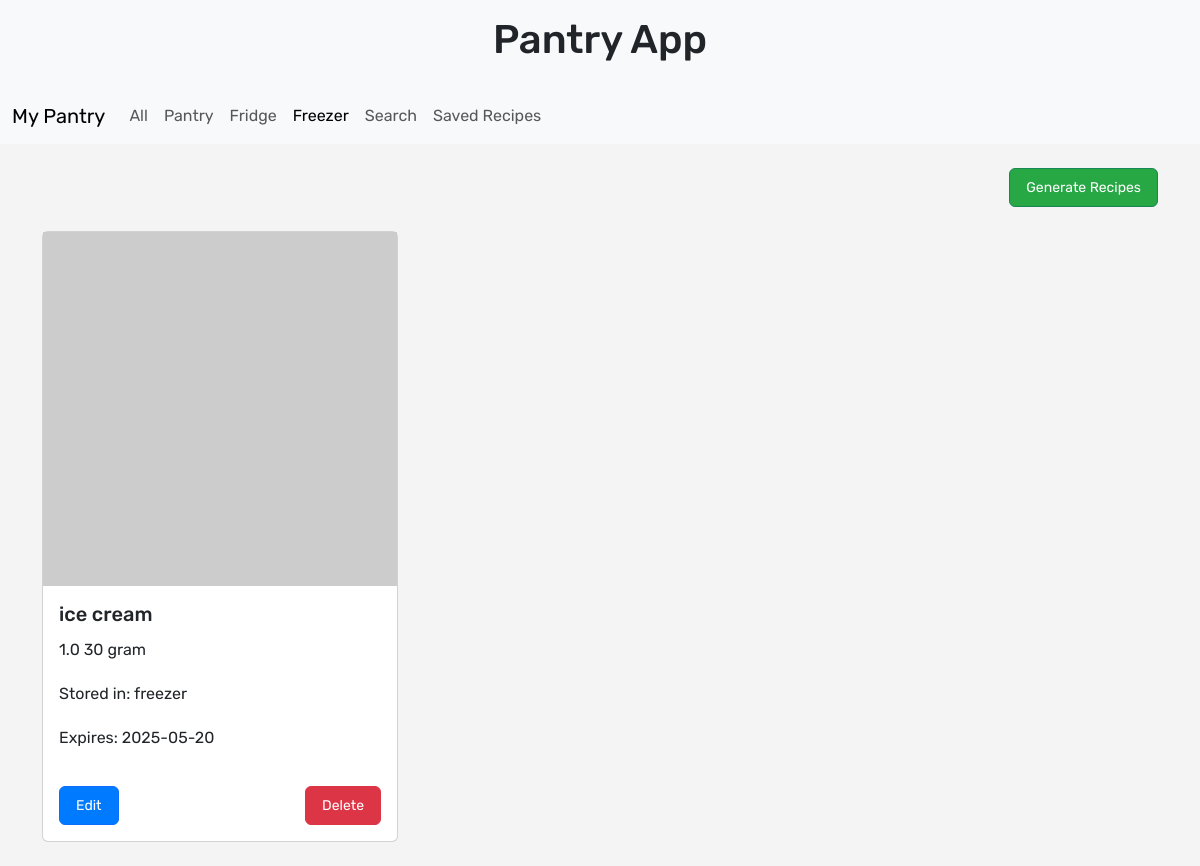
The page /freezer/ on the database its author committed.
### pantry/models.py (models this page shows, shortened)
class PantryItem(models.Model):
    STORAGE_CHOICES = [
        ('pantry', 'Pantry'),
        ('fridge', 'Fridge'),
        ('freezer', 'Freezer'),
    ]
    user = models.ForeignKey(User, on_delete=models.CASCADE)
    ingredient = models.ForeignKey('Ingredient', on_delete=models.CASCADE)
    quantity = models.FloatField()
    unit = models.CharField(max_length=20)
    storage_location = models.CharField(max_length=10, choices=STORAGE_CHOICES)
    expiry_date = models.CharField(max_length=20, blank=True, null=True)

class Ingredient(models.Model):
    name = models.CharField(max_length=100)
    default_quantity = models.FloatField(null=True, blank=True)
    default_unit = models.CharField(max_length=20, null=True, blank=True)
    image_url = models.URLField(blank=True, null=True)

### pantry/views.py (the view)
# urls.py: path('', views.ingredient_list, name='ingredient_list'),
def ingredient_list(request, category=None):
    if category:
        pantry_items = PantryItem.objects.filter(storage_location__iexact=category).order_by('expiry_date')
    else:
        pantry_items = PantryItem.objects.all().order_by('expiry_date')
    return render(request, 'pantry/ingredient_list.html', {'pantry_items': pantry_items,  'active_category': category or 'all',})

### pantry/templates/pantry/ingredient_list.html
{% extends 'pantry/base.html' %}
{% load static %}
{% block content %}
<div class="mb-4 text-end">
    <a href="{% url 'select_ingredients' %}" class="btn btn-success">Generate Recipes</a>
</div>
<div class="row">
    {% for item in pantry_items %}
    <div class="col-md-4">
        <div class="card mb-3">
            {% if item.ingredient.image_url %}
                <img src="{{ item.ingredient.image_url }}" alt="{{ item.ingredient.name }}" style="width: 100px; height: 100px;">
            {% else %}
                <img src="https://via.placeholder.com/100?text=No+Image" alt="No image">
            {% endif %}
            <div class="card-body">
                <h5 class="card-title">{{ item.ingredient.name }}</h5>
                <p>{{ item.quantity }} {{ item.unit }}</p>
                <p>Stored in: {{ item.storage_location }}</p>
                <p>Expires:
                    {% if item.expiry_date %}
                        {{ item.expiry_date }}
                    {% else %}
                        N/A
                    {% endif %}
                </p>
                <div class="d-flex justify-content-between mt-3">
                    <a href="{% url 'edit_pantry_item' item.id %}" class="btn btn-sm btn-primary">Edit</a>
                    <a href="{% url 'delete_pantry_item' item.id %}" class="btn btn-sm btn-danger">Delete</a>
                </div>
            </div>
        </div>
    </div>
    {% endfor %}
</div>
{% endblock %}

### pantry/static/css/pantry.css (style rules this page uses)
body { font-family: 'Rubik', sans-serif; background-color: #f4f4f4; margin: 0; padding: 0; }
.btn { padding: 8px 16px; border-radius: 6px; font-size: 14px; text-align: center; display: inline-block; }
.btn-primary { background-color: #007bff; color: white; }
.btn-danger { background-color: #dc3545; color: white; }
.btn-success { background-color: #28a745; color: white; }
.text-end { text-align: right; }
.card { height: 100%; }
.card-body { display: flex; flex-direction: column; justify-content: space-between; }

### rows shown on the page
PantryItem: ingredient.name "ice cream", quantity "1.0", unit "30 gram", storage_location "freezer", expiry_date "2025-05-20"
